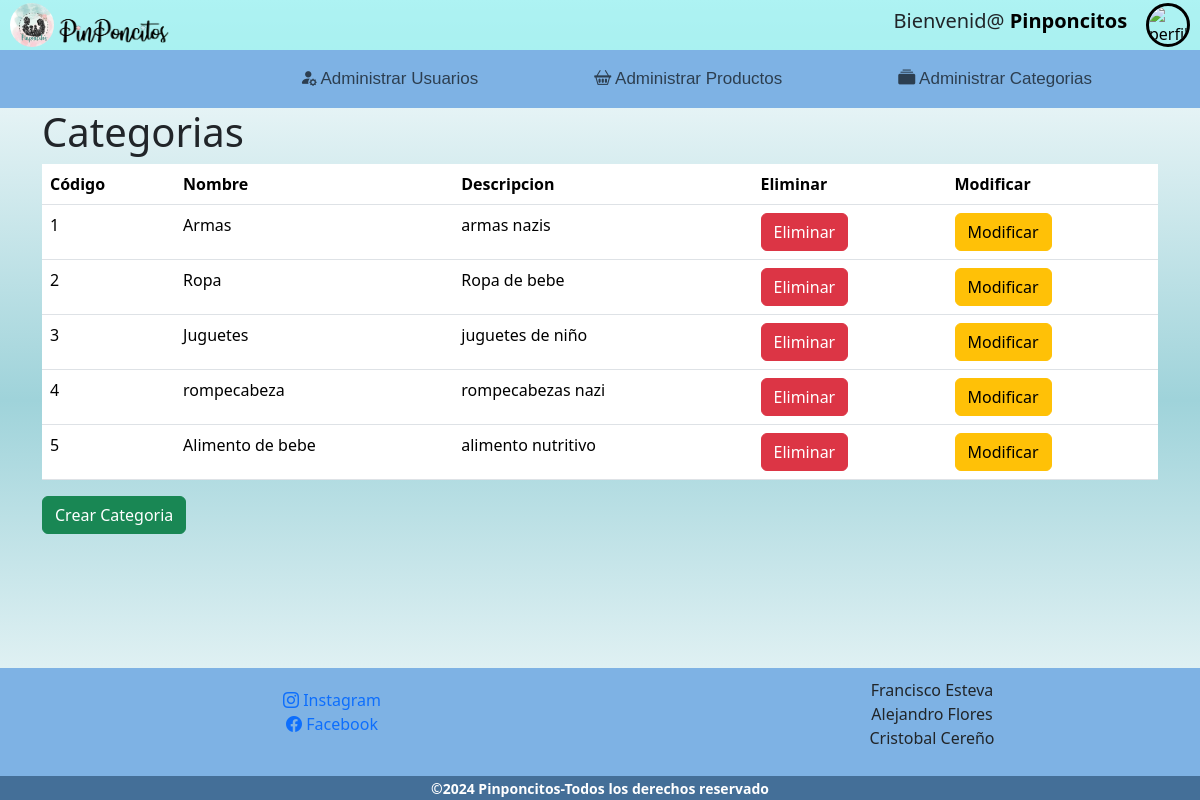
The page /ListaCategoria (signed in) on the database its author committed.
### tienda/models.py (models this page shows, shortened)
class Categoria(models.Model):
    id_categoria = models.AutoField(primary_key=True,verbose_name="ID")
    nombre       = models.CharField(max_length=20, verbose_name="Nombre")
    descripcion  = models.TextField(max_length=150 ,verbose_name="Descripción")

### tienda/views.py (the view)
# urls.py: path('ListaCategoria',ListaCategoria ,name='ListaCategoria'),
@user_passes_test(check_admin)
def ListaCategoria (request):
    categoria = Categoria.objects.all()
    datos = {
        'categorias':categoria
    }
    return render(request,'Paginas/Administracion/ListaCategorias.html',datos)

### tienda/procesos.py (called while the page is built)
def total_boleta(request):
    total = 0
    if request.user.is_authenticated:
        if "carrito"in request.session.keys():
            try:
                for key,value in request.session["carrito"].items():
                    total = total + (int(value['precio']))*(value['cantidad'])
            except KeyError:
                request.session['carrito']={}
                total = 0
    return {'total_carrito':int(total)}

### tienda/templatetags/user_filters.py (called while the page is built)
@register.filter(name='has_group')
def has_group(user, group_name):
    return Group.objects.filter(name=group_name, user=user).exists()

### tienda/views.py (called while the page is built)
def check_admin(user):
    return user.groups.filter(name='Admin').exists()

### tienda/templates/Paginas/Administracion/ListaCategorias.html (shortened to what this page needs)
{% extends "Cuenta/cuenta.html" %}
{% block content %}
<!DOCTYPE html>
<html lang="en">
<head>
    {% load static %}
</head>
<body>
    <div class="container">
        <h1>Categorias</h1>
        <table class="table">
            <thead>
                <tr>
                    <th>Código</th>
                    <th>Nombre</th>
                    <th>Descripcion</th>
                    <th>Eliminar</th>
                    <th>Modificar</th>
                </tr>
            </thead>
            <tbody>
                {% for categori in categorias%}
                <tr>
                    <td>{{ categori.id_categoria }}</td>
                    <td>{{ categori.nombre }}</td>
                    <td>{{ categori.descripcion }}</td>
                    {% if user.is_authenticated %}
                        <td>
                            <a href="{% url 'eliminarCategoria' categori.id_categoria %}" class="btn btn-danger">Eliminar</a>
                        </td>
                    {% else %}
                        <td>
                            <a href="#" class="btn btn-danger">No tiene permiso</a>
                        </td>
                    {% endif %}
                    <td>
                        <a href="{% url 'EditarCategoria' categori.id_categoria %}" class="btn btn-warning">Modificar</a>
                    </td>
                </tr>
                {% endfor %}
            </tbody>
        </table>
        <a href="{% url 'AñadirCategoria' %}" class="btn btn-success">Crear Categoria</a>
    </div>
</body>
</html>
{% endblock %}

### tienda/templates/Cuenta/cuenta.html (shortened to what this page needs)
<!DOCTYPE html>
<html lang="en">
<head>
    {% load static %}
    {% load user_filters %}
    <link rel="stylesheet" href="{%static 'CSS/Main Style.css' %}"></link>
    <link rel="stylesheet" href="https://cdn.jsdelivr.net/npm/bootstrap-icons@1.11.3/font/bootstrap-icons.min.css">
    <link href="https://cdn.jsdelivr.net/npm/bootstrap@5.3.3/dist/css/bootstrap.min.css" rel="stylesheet">
</head>
<body>
    <header class="cabezera">
        <a href="{% url 'index' %}" class="pinpon"><img src="{% static 'Imagenes/icono.jpeg' %}" alt="icono pagina" class="icono">
        <img src="{%static 'Imagenes/aas.png' %}" id="icono1"  alt="icono"></a>
        <link rel="stylesheet" href="{%static 'CSS/Style Cuenta.css' %}"></link>
        <Div class="user">
            {% if user.is_authenticated %}
                <div style="display: flex; align-items: center;">
                    <h5>Bienvenid@ <span style="font-weight: bold;">{{ user.username }}</span></h5>
                    <button class="perfil" type="submit" onclick="AbrirCuenta(event);">
                        <img src="{% static 'Imagenes/Perfil.png' %}" alt="perfil">
                    </button>
                </div>
            {% else %}
                <div id="reg">
                    <a href="{% url 'Login' %}" class="boton"><span>Iniciar Sesión</span></a>
                    <a href="{% url 'Registro' %}" class="boton"><span>Registrarse</span></a>
                </div>
            {% endif %}
    </header>
    {% if user.is_authenticated %}
        {% if user|has_group:"Admin" %}
            <nav class=" navbar navbar-expand-lg navbar-light  ">
                <div class="container-nav">
                    <div class = "collapse navbar-collapse " id="navbar-star">
                        <ul class="navbar-nav ms-auto mb-2 mb-lg-0">
                            <li class="nav-item">
                                <a class="nav-link" href="{% url 'ListaUsuarios' %}" ><i class="bi bi-person-fill-gear"></i> Administrar Usuarios</a>
                            </li>
                            <li class="nav-item">
                                <a class="nav-link" href="{% url 'ListaProductos' %}"><i class="bi bi-basket2"></i> Administrar Productos</a>
                            <li class="nav-item">
                                <a class="nav-link" href="{% url 'ListaCategoria' %}"><i class="bi bi-collection-fill"></i> Administrar Categorias</a>
                            </li>
                        </ul>
                    </div>
                </div>
            </nav>
        {% endif %}
    {% endif %}
</body>
{% block content %}
{% endblock %}
<footer >
    <div id="margen">
    </div>
    <div class="contenedor-footer">
        <div id="contactos">
            <ul>
                <ol><a href="https://www.instagram.com/pinponcitos2020/" target="_blank"><i class="bi bi-instagram"></i> Instagram</a>
                    </ol>
                <ol><a href="https://web.facebook.com/pinponcitos.cereno" target="_blank"><i class="bi bi-facebook"></i> Facebook</a></ol>
            </ul>
        </div>
        <div id="nosotros">
            <ul>
                <ol>Francisco Esteva</ol>
                <ol>Alejandro Flores </ol>
                <ol>Cristobal Cereño</ol>
            </ul>
        </div>
        <div id="copyrai">
            <small>&copy;2024 <b>Pinponcitos</b>-Todos los derechos reservado</small>
        </div>
    </div>
</footer>
</html>

### tienda/static/CSS/Main Style.css (style rules this page uses)
body { background: linear-gradient(#ffffff, #9fd3da, #ffffff); }
.cabezera { background-color: rgb(121, 236, 236,0.6); height: 50px; width: 100%; padding: 3px 10px; display: flex; }
.icono { object-fit: cover; max-height: 100%; margin-right: 10px; border-radius: 50%; }
#icono1 { width:120px; max-height: 100%; position: absolute; left:50px; transform: translateY(-25%); }
.pinpon { height: 100%; width: auto; }
.navbar { background-color: rgb(126, 178, 228); width: 100%; display: flex; flex-direction: row; }
.container-nav { width: 100%; margin-left: 4px; }
.nav-item { font-family: 'Franklin Gothic Medium', 'Arial Narrow', Arial, sans-serif; font-size: 17px; color: rgb(253, 253, 253); margin-right: 100px; }
.contenedor-footer { background-color: rgb(126, 178, 228); display: flex; justify-content: space-around; flex-direction: row; flex-wrap: wrap; width: 100%; position: absolute; bottom: 0; text-align: center; margin-top: auto; }
#margen { padding-top: 15px; padding-bottom: 15px; }
#contactos { text-align: center; width: 50%; height: auto; padding: 20px; }
#contactos a { text-decoration: none; }
#nosotros { text-align: center; width: 50%; height: auto; padding: 10px; }
#copyrai { text-align: center; width: 100%; background-color: rgb(68, 111, 152); color: white; height: auto; font-weight: 650; }

### tienda/templates/Cuenta/cuenta.html (style rules this page uses)
.user { height: 100%; width: 100%; display: flex; position: relative; justify-content: flex-end; align-items: center; margin-left: 300px; box-sizing: border-box; }
.perfil { height: 44px; width: 44px; border : 3px solid black; border-radius: 50%; margin-left: 0.5cm; overflow: hidden; padding: 0; background: none; }
.perfil img { height: 100%; width: 100%; object-fit: cover; border-radius: 50%; }
span { color: black; }
body { position: relative; padding-bottom: 7em; min-height: 100vh; }
.contenedor-footer { background-color: rgb(126, 178, 228); display: flex; justify-content: space-around; flex-direction: row; flex-wrap: wrap; width: 100%; position: absolute; bottom: 0; text-align: center; margin-top: auto; }

### rows shown on the page
Categoria: id_categoria "1", nombre "Armas", descripcion "armas nazis"
Categoria: id_categoria "2", nombre "Ropa", descripcion "Ropa de bebe"
Categoria: id_categoria "3", nombre "Juguetes", descripcion "juguetes de niño"
Categoria: id_categoria "4", nombre "rompecabeza", descripcion "rompecabezas nazi"
Categoria: id_categoria "5", nombre "Alimento de bebe", descripcion "alimento nutritivo"

### other values the page prints
{{ user.username }} "Pinponcitos"
